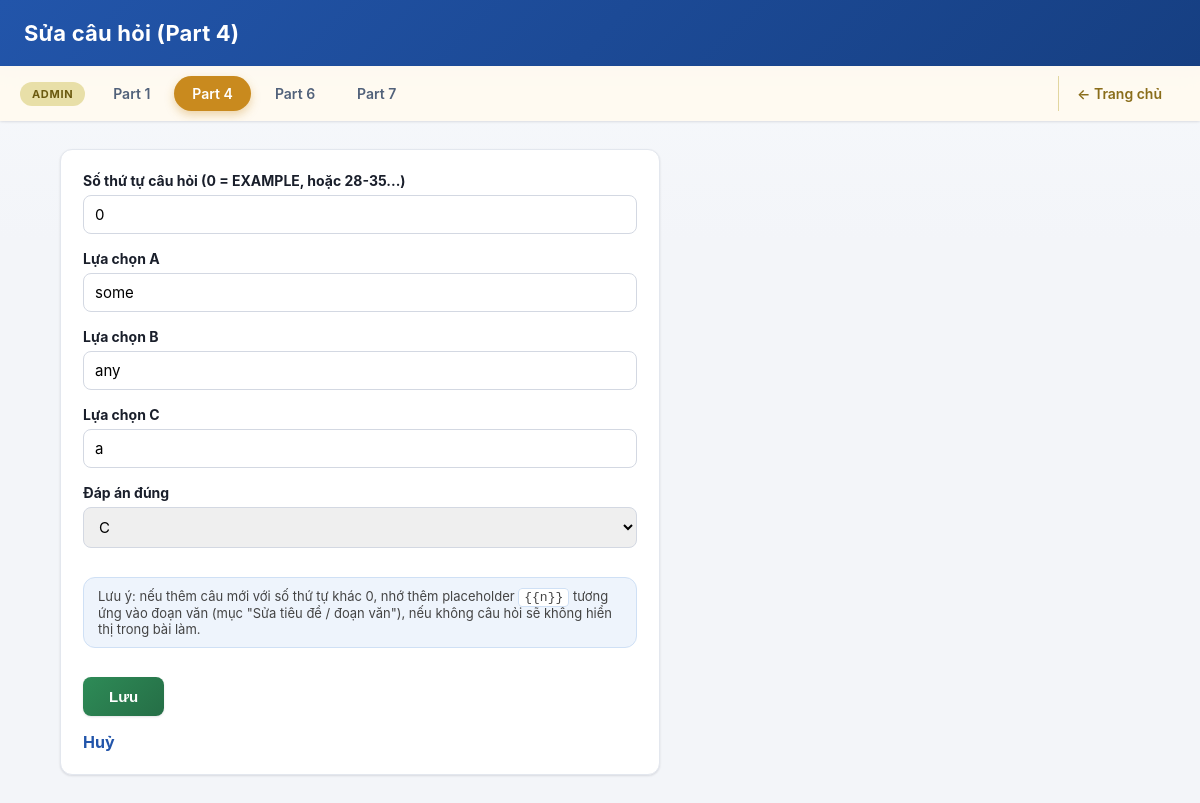
/index.php?controller=admin_part4&action=questionForm&id=1, run on the app's committed database.
### tables this page shows
CREATE TABLE ket_cloze_questions (
    id INT PRIMARY KEY AUTO_INCREMENT,
    test_id INT NOT NULL,
    question_number INT NOT NULL,
    option_a VARCHAR(255) NOT NULL,
    option_b VARCHAR(255) NOT NULL,
    option_c VARCHAR(255) NOT NULL,
    correct_answer CHAR(1) NOT NULL,
    is_example TINYINT(1) NOT NULL DEFAULT 0,
    CONSTRAINT fk_cloze_questions_test
        FOREIGN KEY (test_id) REFERENCES ket_cloze_tests(id)
        ON DELETE CASCADE
);

### app/controllers/Controller.php (called while the page is built, shortened)
<?php
class Controller
{
    protected function render(string $view, array $data = []): void
    {
        extract($data);
        require __DIR__ . '/../views/' . $view . '.php';
    }
}

### app/controllers/AdminPart4Controller.php (called while the page is built, shortened)
<?php
class AdminPart4Controller extends Controller
{
    private ClozeQuestion $clozeModel;
    public function __construct(private PDO $pdo)
    {
        $this->clozeModel = new ClozeQuestion($pdo);
    }
    public function questionForm(): void
    {
        $id = isset($_GET['id']) ? (int) $_GET['id'] : 0;
        $question = $id > 0 ? $this->clozeModel->getQuestionById($id) : null;
        $this->render('admin_part4/question_form', ['question' => $question]);
    }
}

### public/index.php (called while the page is built, shortened)
<?php
require_once __DIR__ . '/../config/database.php';
require_once __DIR__ . '/../app/models/ClozeQuestion.php';
require_once __DIR__ . '/../app/controllers/Controller.php';
require_once __DIR__ . '/../app/controllers/AdminPart4Controller.php';
$controllerName = $_GET['controller'] ?? 'home';
$actionName = $_GET['action'] ?? 'index';
switch ($controllerName) {
    case 'admin_part4':
        $controller = new AdminPart4Controller($pdo);
        break;
}
$controller->$actionName();

### app/models/ClozeQuestion.php (called while the page is built, shortened)
<?php
class ClozeQuestion
{
    private PDO $pdo;
    public function __construct(PDO $pdo)
    {
        $this->pdo = $pdo;
    }
    public function getQuestionById(int $id): ?array
    {
        $stmt = $this->pdo->prepare('SELECT * FROM ket_cloze_questions WHERE id = ?');
        $stmt->execute([$id]);
        $question = $stmt->fetch();
        return $question !== false ? $question : null;
    }
}

### app/views/admin_part4/question_form.php (the view, shortened to what this page needs)
<!DOCTYPE html>
<html lang="vi">
<head>
<link rel="stylesheet" href="css/style.css">
</head>
<body>
<header class="site-header">
    <h1><?= !empty($question['id']) ? 'Sửa câu hỏi' : 'Thêm câu hỏi mới' ?> (Part 4)</h1>
</header>
<?php $activeAdminTab = 'admin4'; require __DIR__ . '/../partials/admin_nav_tabs.php'; ?>
<main class="page">
    <form
        method="POST"
        action="index.php?controller=admin_part4&amp;action=questionForm<?= !empty($question['id']) ? '&amp;id=' . (int) $question['id'] : '' ?>"
        class="admin-form"
    >
        <label>
            Số thứ tự câu hỏi (0 = EXAMPLE, hoặc 28-35...)
            <input type="number" name="question_number" min="0" value="<?= htmlspecialchars((string) ($question['question_number'] ?? '')) ?>" required>
        </label>
        <label>
            Lựa chọn A
            <input type="text" name="option_a" value="<?= htmlspecialchars($question['option_a'] ?? '') ?>" required>
        </label>
        <label>
            Lựa chọn B
            <input type="text" name="option_b" value="<?= htmlspecialchars($question['option_b'] ?? '') ?>" required>
        </label>
        <label>
            Lựa chọn C
            <input type="text" name="option_c" value="<?= htmlspecialchars($question['option_c'] ?? '') ?>" required>
        </label>
        <label>
            Đáp án đúng
            <select name="correct_answer" required>
                <?php foreach (['A', 'B', 'C'] as $letter): ?>
                <option value="<?= $letter ?>" <?= (($question['correct_answer'] ?? '') === $letter) ? 'selected' : '' ?>><?= $letter ?></option>
                <?php endforeach; ?>
            </select>
        </label>
        <p class="admin-hint">
            Lưu ý: nếu thêm câu mới với số thứ tự khác 0, nhớ thêm placeholder
            <code>{{n}}</code> tương ứng vào đoạn văn (mục "Sửa tiêu đề / đoạn văn"),
            nếu không câu hỏi sẽ không hiển thị trong bài làm.
        </p>
        <button type="submit">Lưu</button>
        <a href="index.php?controller=admin_part4&amp;action=index" class="btn-link">Huỷ</a>
    </form>
</main>
</body>
</html>

### public/css/style.css (style rules this page uses)
:root { --color-primary: #2255aa; --color-primary-dark: #163f82; --color-primary-light: #eef4fc; --color-success: #2e8b57; --color-success-dark: #256e46; --color-danger: #c0392b; --color-danger-dark: #a5301f; --color-admin: #c98a1e; --color-admin-dark: #a3700f; --color-text: #1a1f2b; --color-text-muted: #667085; --color-border: #e3e7ee; --color-bg: #f3f5f9; --color-surface: #ffffff; --radius-sm: 8px; --radius-md: 12px; --radius-lg: 16px; --radius-pill: 999px; --shadow-sm: 0 1px 2px rgba(16, 24, 40, 0.06), 0 1px 3px rgba(16, 24, 40, 0.06); --shadow-md: 0 6px 16px rgba(16, 24, 40, 0.08); --shadow-lg: 0 16px 32px rgba(16, 24, 40, 0.14); --transition-fast: 0.15s ease; }
* { box-sizing: border-box; }
body { margin: 0; font-family: -apple-system, BlinkMacSystemFont, "Segoe UI", Roboto, Helvetica, Arial, sans-serif; background: linear-gradient(180deg, #f7f9fc 0%, var(--color-bg) 240px); color: var(--color-text); -webkit-font-smoothing: antialiased; }
.site-header { background: linear-gradient(135deg, var(--color-primary) 0%, var(--color-primary-dark) 100%); color: #ffffff; padding: 20px 24px; box-shadow: 0 2px 10px rgba(22, 63, 130, 0.25); }
.site-header h1 { margin: 0; font-size: 22px; font-weight: 700; letter-spacing: 0.2px; }
.page { width: 90%; max-width: 1100px; margin: 28px auto 64px; }
.admin-hint { background: var(--color-primary-light); border: 1px solid #cfe0f5; border-radius: var(--radius-md); padding: 10px 14px; font-size: 13px; color: #444444; }
.admin-hint code { background: #ffffff; border: 1px solid #cfe0f5; border-radius: 4px; padding: 1px 5px; }
.btn-link { display: inline-block; color: var(--color-primary); text-decoration: none; font-weight: 700; transition: color var(--transition-fast); }
.admin-form { background: var(--color-surface); border: 1px solid var(--color-border); border-radius: var(--radius-md); box-shadow: var(--shadow-sm); padding: 22px; max-width: 600px; display: flex; flex-direction: column; gap: 16px; }
.admin-form label { display: flex; flex-direction: column; gap: 6px; font-weight: 700; font-size: 14px; color: var(--color-text); }
.admin-form input, .admin-form select, .admin-form textarea { font-family: inherit; font-size: 15px; padding: 9px 11px; border: 1px solid #d3d8e2; border-radius: var(--radius-sm); font-weight: normal; transition: border-color var(--transition-fast), box-shadow var(--transition-fast); }
.admin-form button { align-self: flex-start; background: linear-gradient(135deg, var(--color-success) 0%, var(--color-success-dark) 100%); color: #ffffff; border: none; border-radius: var(--radius-sm); padding: 11px 26px; font-size: 15px; font-weight: 700; cursor: pointer; box-shadow: var(--shadow-sm); transition: transform var(--transition-fast), box-shadow var(--transition-fast), filter var(--transition-fast); }

### data on the page
ket_cloze_questions: question_number "0", option_a "some", option_b "any", option_c "a", correct_answer "C"

### other printed values
$tab['label'] "Part 1"
$tab['label'] "Part 4"
$tab['label'] "Part 6"
$tab['label'] "Part 7"
